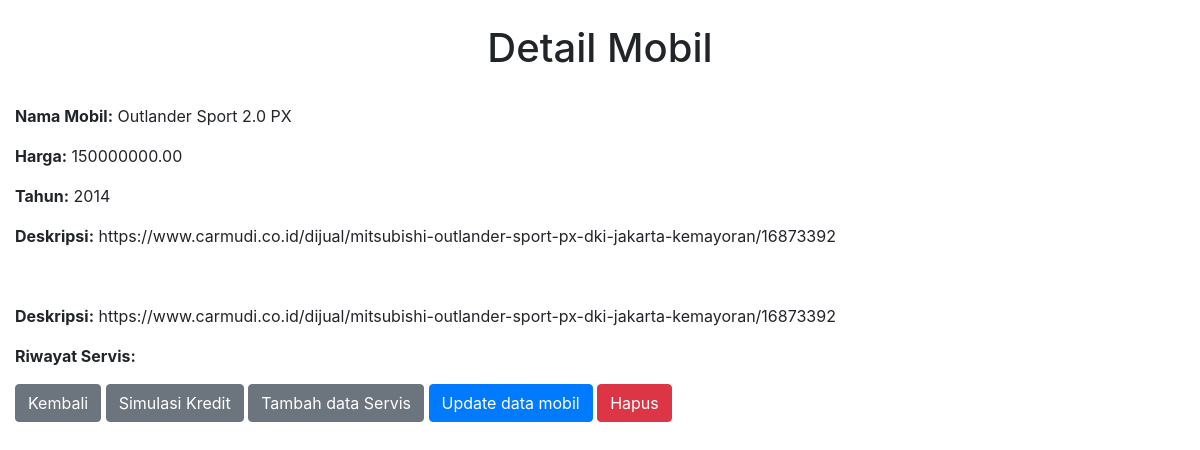
The app's page /detail/4/, older data.
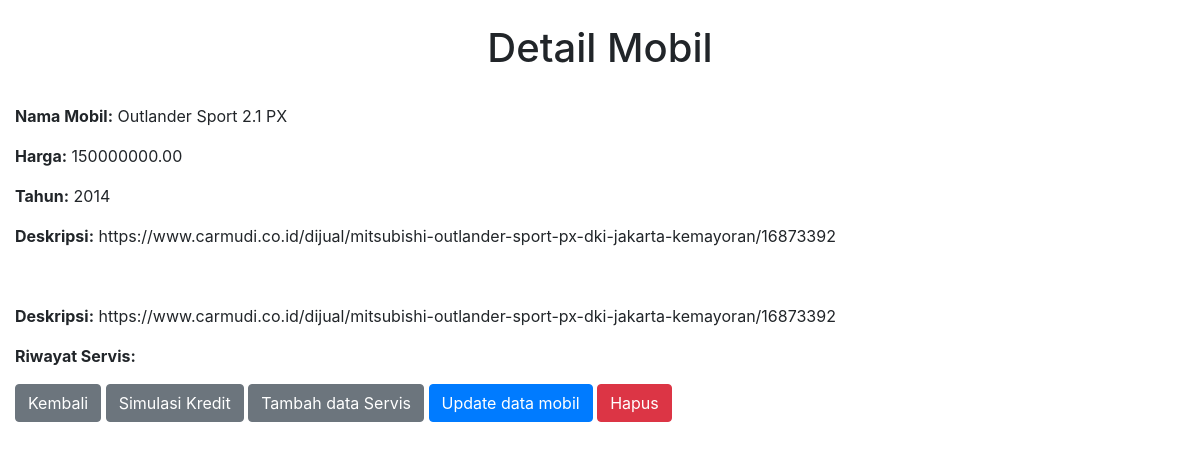
The same page, newer data.
### cars/models.py (models this page shows, shortened)
class Cars(models.Model):
    id = models.AutoField(primary_key=True)
    nama = models.CharField(max_length=100)
    harga = models.DecimalField(max_digits=12, decimal_places=2)
    merek = models.CharField(max_length=50)
    model = models.CharField(max_length=50)
    tahun = models.IntegerField()
    kilometer = models.IntegerField()
    transmisi = models.CharField(max_length=20, choices=[('auto', 'Otomatis'), ('manual', 'Manual')])
    jenis_bahan_bakar = models.CharField(max_length=20, choices=[('bensin', 'Bensin'), ('diesel', 'Diesel'), ('elektrik', 'Elektrik')])
    mesin = models.CharField(max_length=50)
    tempat_duduk = models.IntegerField()
    deskripsi = models.TextField()
    gambar = models.ImageField(upload_to='cars/images/', blank=True, null=True)

### cars/views.py (the view)
# urls.py: path('detail/<int:car_id>/', detail_car, name='detail_car'),
def detail_car(request, car_id):
    car = get_object_or_404(Cars, id=car_id)
    service_history = car.service_histories.all()  # Fetch the service history entries for the car
    context = {
        'car': car,  # Pass the car object to the template for rendering
        'service_history': service_history  # Pass the service
    }
    return render(request, 'cars/detail.html', context)

### cars/templates/cars/detail.html (shortened to what this page needs)
<!DOCTYPE html>
<html lang="en">
<head>
    <link
      rel="stylesheet"
      href="https://cdn.jsdelivr.net/npm/bootstrap@4.0.0/dist/css/bootstrap.min.css"
    />
</head>
<body>
    <div class="container-fluid">
        <div class="row">
            <div class="col-md-12 text-center my-4">
                <h1>Detail Mobil</h1>
            </div>
        </div>
        <div class="mb-3">
            <strong>Nama Mobil:</strong> {{ car.nama }}
        </div>
        <div class="mb-3">
            <strong>Harga:</strong> {{ car.harga }}
        </div>
        <div class="mb-3">
            <strong>Tahun:</strong> {{ car.tahun }}
        </div>
        <div class="mb-3">
            <strong>Deskripsi:</strong> {{ car.deskripsi }}
        </div>
        <div class="mb-3">
        </div>
        <div class="mb-3">
            <strong>Deskripsi:</strong> {{ car.deskripsi }}
        </div>
        <div class="mb-3">
            <strong>Riwayat Servis:</strong><br>
        </div>
        <a href="{% url 'carList' %}" class="btn btn-secondary">Kembali</a>
        <a href="{% url 'carList' %}" class="btn btn-secondary">Simulasi Kredit</a>
        <a href="{% url 'car_service' car.id %}" class="btn btn-secondary">Tambah data Servis</a>
        <a href="{% url 'update_car' car.id %}" class="btn btn-primary">Update data mobil</a>
        <form method="POST" action="{% url 'delete_car' car.id %}" style="display: inline-block;">
            <button type="submit" onclick="return confirm('Yakin ingin menghapus mobil ini?')" class="btn btn-danger">Hapus</button>
        </form>
    </div>
</body>
</html>

Row changes from the older to the newer data that the page shows:
changed Cars: nama "Outlander Sport 2.0 PX" → "Outlander Sport 2.1 PX"
